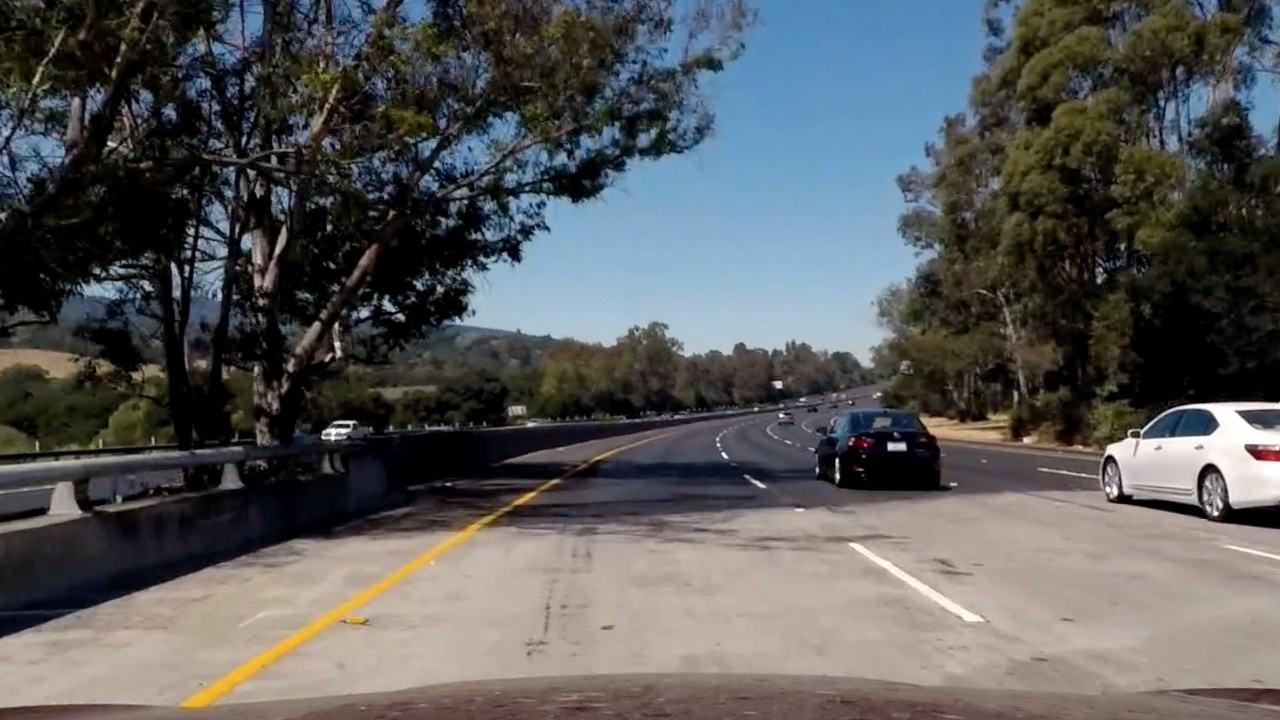
#> input picture bridge_shadow.jpg, 1280 x 720 px
$ python 'Color and Gradient.py'   (older library calls are emulated)
#> lines starting #> are read from the running program, lines starting #| are printed output that depends on the picture; after the words box and inside, x2 and y2 are one past the last pixel; in counts of white or black regions, pixels touching at a corner belong together
import matplotlib.pyplot as plt
import matplotlib.image as mpimg
import numpy as np
import cv2

# close the figure windows
plt.close('all')

image = mpimg.imread('bridge_shadow.jpg')
#> image is the input picture: shape (720, 1280, 3); mean R, G, B 89.7, 90.6, 90.8


# Edit this function to create your own pipeline.
def pipeline(img, s_thresh=(170, 255), sx_thresh=(20, 100)):
#> called with s_thresh = (170, 255), sx_thresh = (20, 100)
    img = np.copy(img)
    # Convert to HLS color space and separate the V channel
    hls = cv2.cvtColor(img, cv2.COLOR_RGB2HLS).astype(np.float)
    l_channel = hls[:, :, 1]
    s_channel = hls[:, :, 2]
    # Sobel x
    sobelx = cv2.Sobel(l_channel, cv2.CV_64F, 1, 0)  # Take the derivative in x
    sobely = cv2.Sobel(l_channel, cv2.CV_64F, 0, 1)  # Take the derivative in x
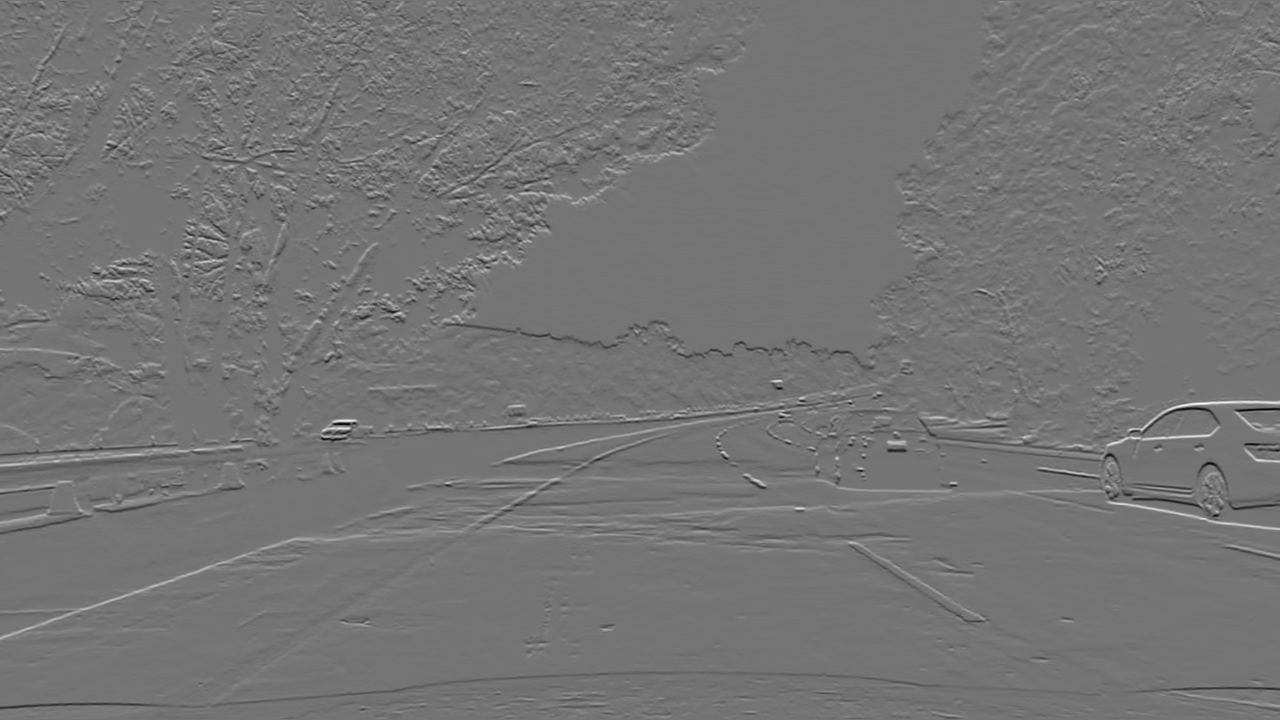
#> sobely: shape (720, 1280) float64; min -740, max 874, mean 0.2; drawn with min black and max white
    abs_sobelx = np.absolute(sobelx)  # Absolute x derivative to accentuate lines away from horizontal
    abs_sobely = np.absolute(sobely)  # Absolute y derivative to accentuate lines away from verticle
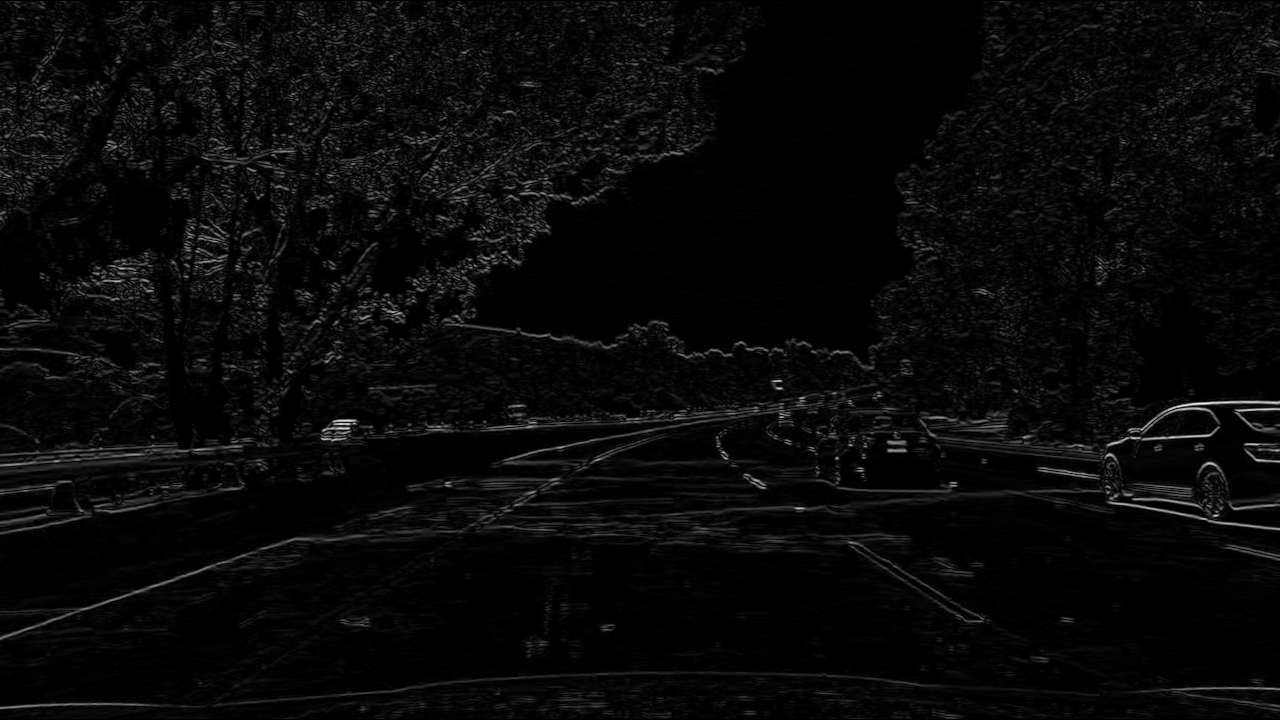
#> abs_sobely: shape (720, 1280) float64; min 0, max 874, mean 32.4; drawn with min black and max white
    scaled_sobel_x = np.uint8(255 * abs_sobelx / np.max(abs_sobelx))
    scaled_sobel_y = np.uint8(255 * abs_sobely / np.max(abs_sobely))

    # Threshold x gradient
    sxbinary = np.zeros_like(scaled_sobel_x)
    sxbinary[(scaled_sobel_x >= sx_thresh[0]) & (scaled_sobel_x <= sx_thresh[1])] = 1

    # Threshold direction
    direction = np.arctan2(abs_sobely, abs_sobely)
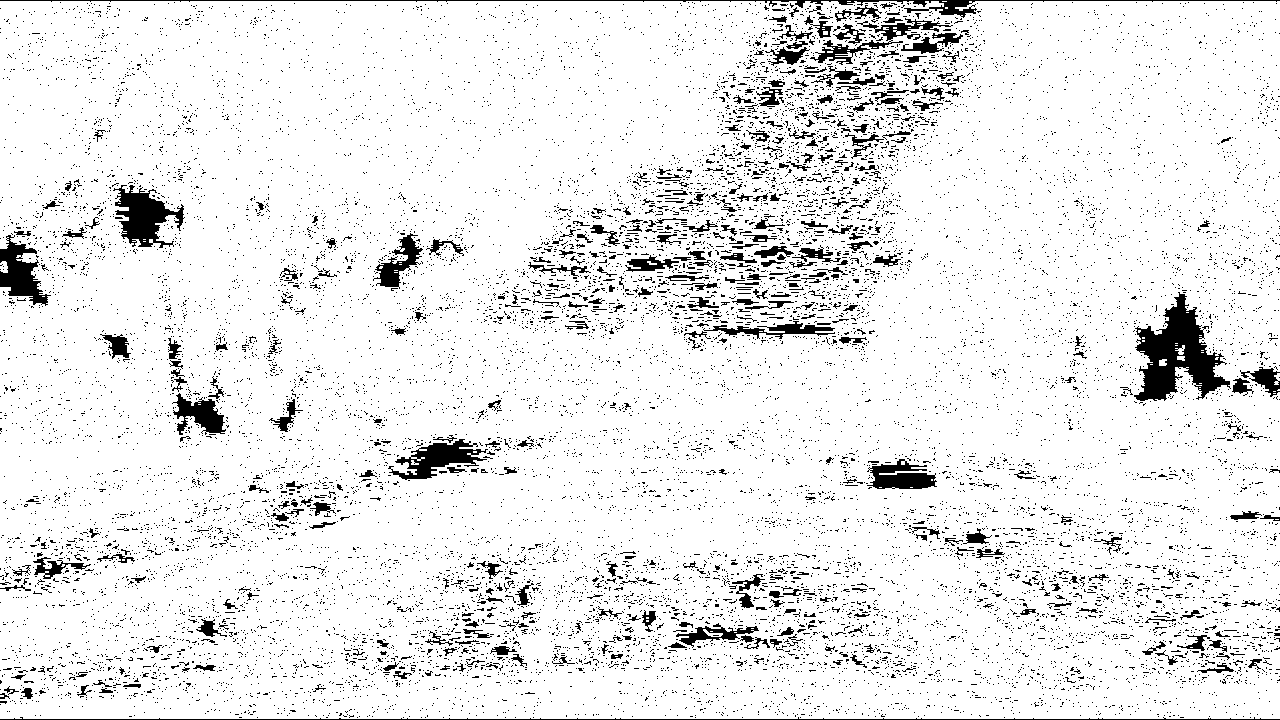
#> direction: shape (720, 1280) float64; values 0 (black) and 0.785 (white), 91.8% white; 15393 black regions (14967 under 20 px), largest, box (x1, y1, x2, y2) and area: (1134, 292, 1231, 401) 4860, (113, 185, 185, 248) 2209, (0, 0, 1280, 18) 2011
    drbinary = np.zeros_like(direction)
    drbinary[((direction >= 0.7) & (direction <= 0.79))] = 1

    # Threshold color channel
    s_binary = np.zeros_like(s_channel)
    s_binary[(s_channel >= s_thresh[0]) & (s_channel <= s_thresh[1])] = 1
    # Stack each channel
    # Note color_binary[:, :, 0] is all 0s, effectively an all black image. It might
    # be beneficial to replace this channel with something else.
    color_binary = np.dstack((drbinary, sxbinary, s_binary)) * 255
    return color_binary


result = pipeline(image)
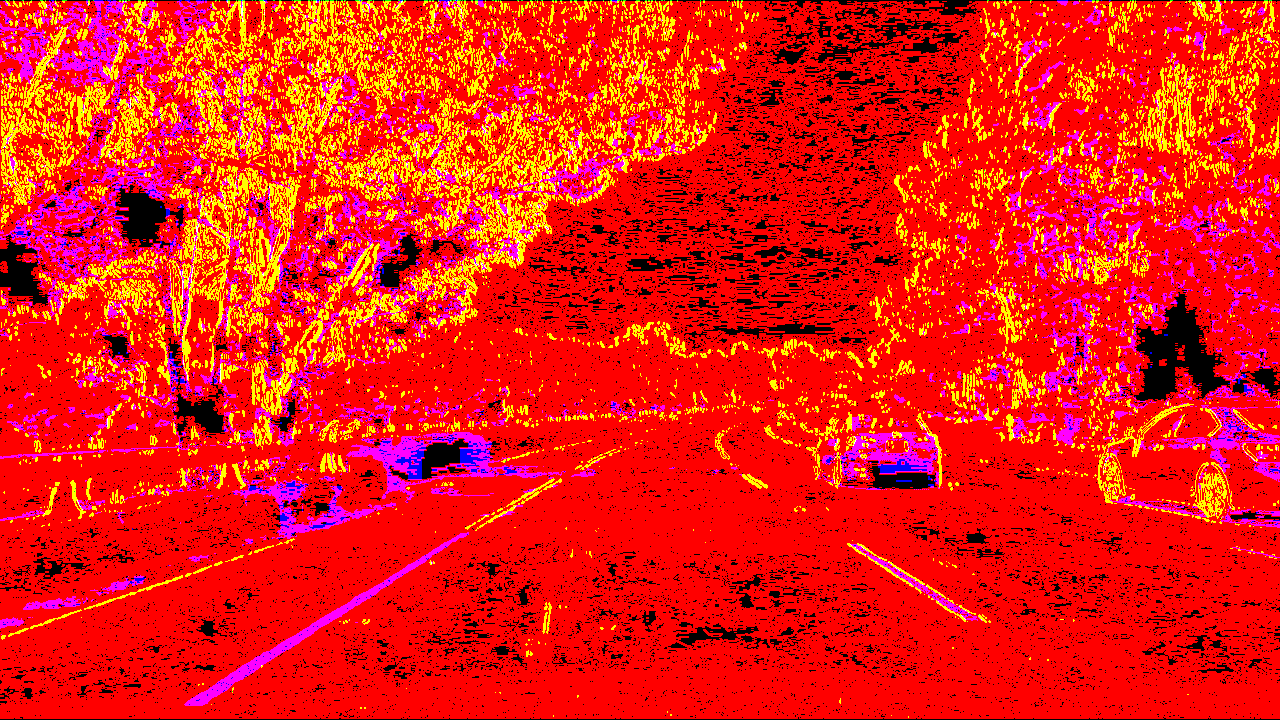
#> result: shape (720, 1280, 3) float64; mean R, G, B 234.1, 27, 18.9

# Plot the result
f, (ax1, ax2) = plt.subplots(1, 2, figsize=(12, 5))
f.tight_layout()

ax1.imshow(image)
ax1.set_title('Original Image', fontsize=20)

ax2.imshow(result)
ax2.set_title('Pipeline Result', fontsize=20)
plt.subplots_adjust(left=0., right=1, top=0.9, bottom=0.)
plt.show()
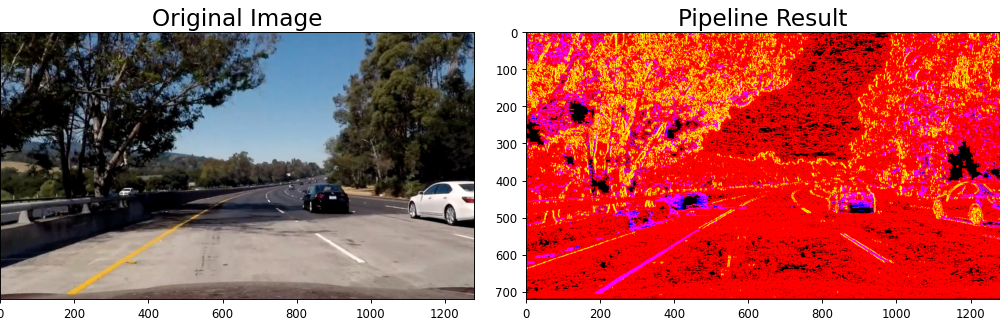
#> figure drawn by matplotlib, 2 panels

$ run again, with test1.jpg copied over bridge_shadow.jpg
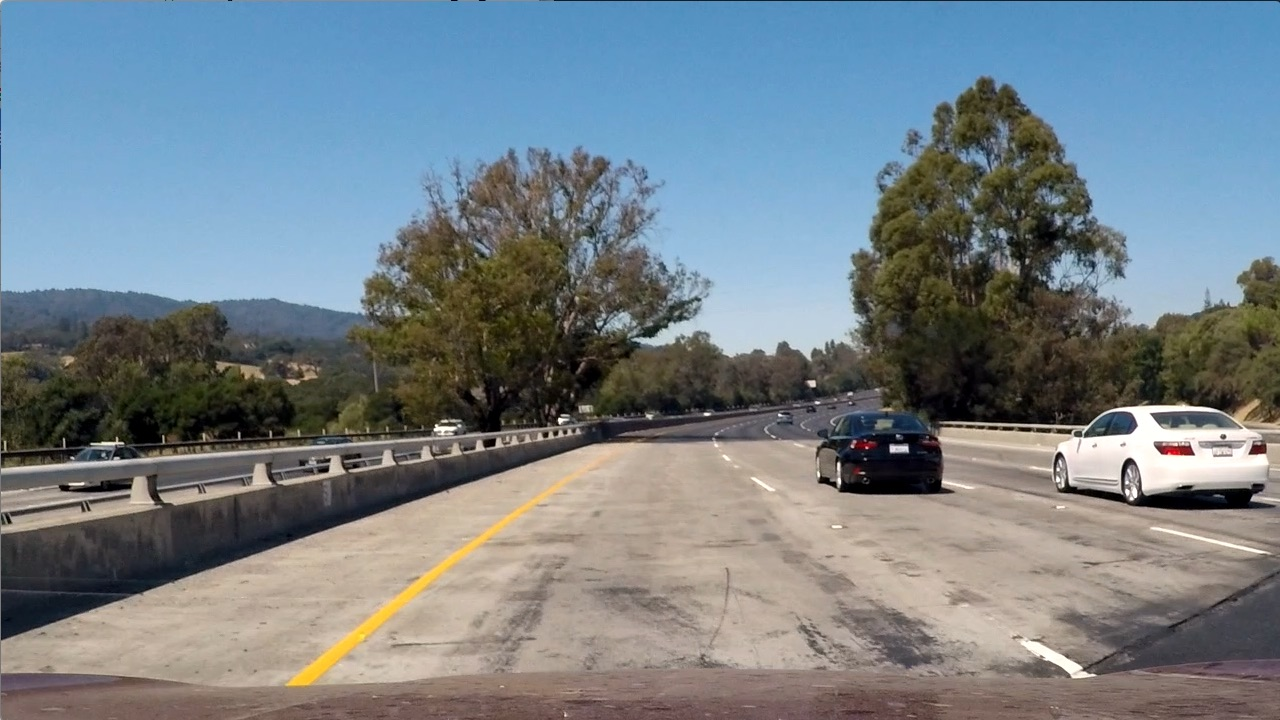
#> input picture test1.jpg, 1280 x 720 px
#> image is the input picture: shape (720, 1280, 3); mean R, G, B 117.5, 128.7, 135.5
#> in pipeline, `direction = np.arctan2(abs_sobely, abs_sobely)`:
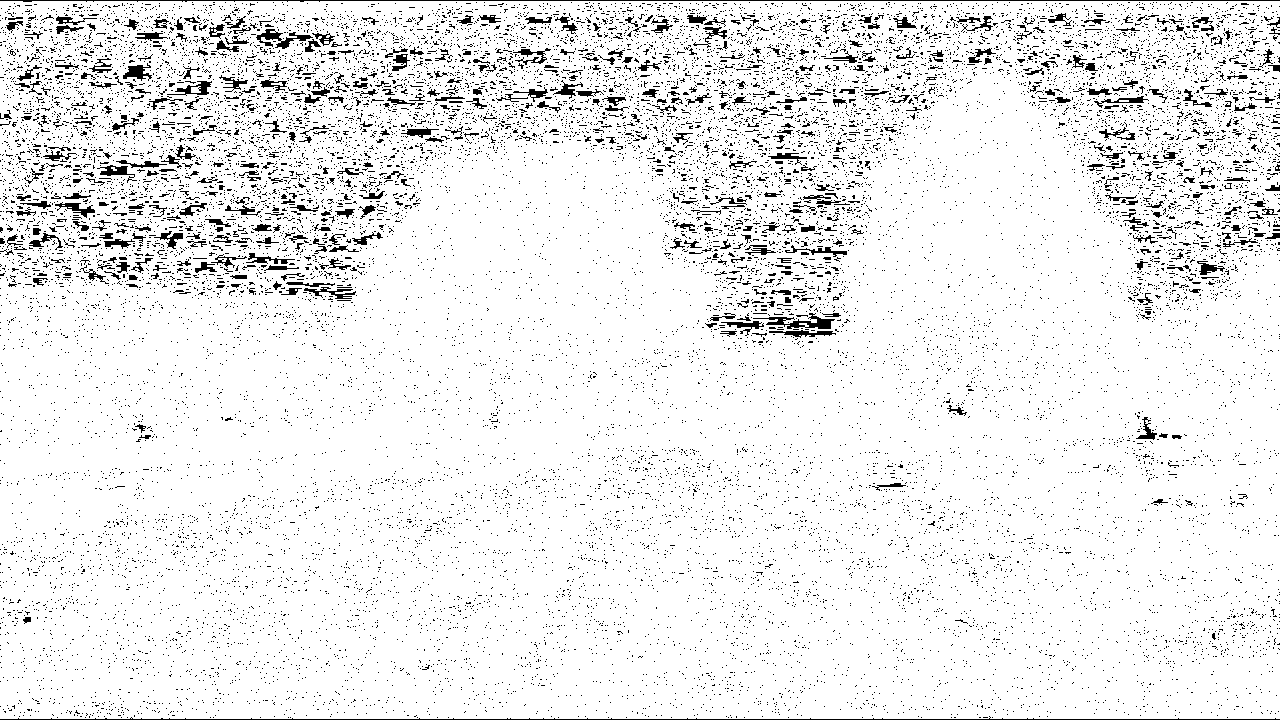
#> direction: shape (720, 1280) float64; values 0 (black) and 0.785 (white), 92.7% white; black in thin lines or dots
#> `plt.show()`:
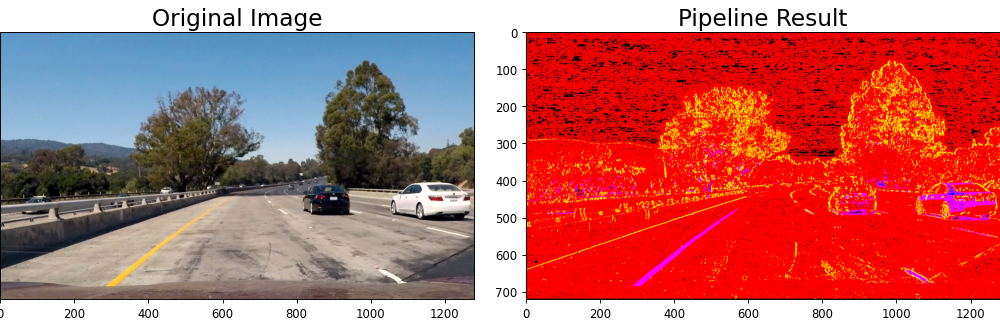
#> figure drawn by matplotlib, 2 panels
